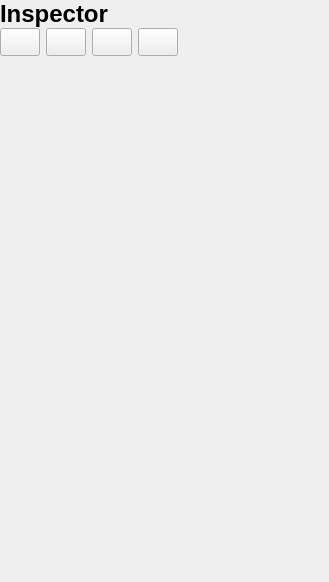
<?xml version="1.0" encoding="UTF-8"?>
<ui version="4.0">
 <class>FileSystemViewer</class>
 <widget class="QWidget" name="FileSystemViewer">
  <property name="geometry">
   <rect>
    <x>0</x>
    <y>0</y>
    <width>329</width>
    <height>582</height>
   </rect>
  </property>
  <property name="windowTitle">
   <string>Data Preparation Widget</string>
  </property>
  <layout class="QGridLayout" name="gridLayout">
   <property name="leftMargin">
    <number>0</number>
   </property>
   <property name="topMargin">
    <number>0</number>
   </property>
   <property name="rightMargin">
    <number>0</number>
   </property>
   <property name="bottomMargin">
    <number>0</number>
   </property>
   <property name="spacing">
    <number>0</number>
   </property>
   <item row="3" column="1">
    <widget class="QFrame" name="frame">
     <property name="sizePolicy">
      <sizepolicy hsizetype="Fixed" vsizetype="Preferred">
       <horstretch>0</horstretch>
       <verstretch>0</verstretch>
      </sizepolicy>
     </property>
     <layout class="QHBoxLayout" name="horizontalLayout">
      <property name="leftMargin">
       <number>0</number>
      </property>
      <property name="topMargin">
       <number>0</number>
      </property>
      <property name="rightMargin">
       <number>0</number>
      </property>
      <property name="bottomMargin">
       <number>0</number>
      </property>
      <item>
       <widget class="QPushButton" name="btn_expand_all">
        <property name="sizePolicy">
         <sizepolicy hsizetype="Fixed" vsizetype="Fixed">
          <horstretch>0</horstretch>
          <verstretch>0</verstretch>
         </sizepolicy>
        </property>
        <property name="minimumSize">
         <size>
          <width>28</width>
          <height>28</height>
         </size>
        </property>
        <property name="cursor">
         <cursorShape>PointingHandCursor</cursorShape>
        </property>
        <property name="toolTip">
         <string>Expand</string>
        </property>
        <property name="text">
         <string/>
        </property>
        <property name="icon">
         <iconset resource="../resources/resources.qrc">
          <normaloff>:/collection 1/16x16/icon_2_16x16_429.png</normaloff>:/collection 1/16x16/icon_2_16x16_429.png</iconset>
        </property>
       </widget>
      </item>
      <item>
       <widget class="QPushButton" name="btn_collapse_all">
        <property name="sizePolicy">
         <sizepolicy hsizetype="Fixed" vsizetype="Fixed">
          <horstretch>0</horstretch>
          <verstretch>0</verstretch>
         </sizepolicy>
        </property>
        <property name="minimumSize">
         <size>
          <width>28</width>
          <height>28</height>
         </size>
        </property>
        <property name="cursor">
         <cursorShape>PointingHandCursor</cursorShape>
        </property>
        <property name="toolTip">
         <string>Collapse</string>
        </property>
        <property name="text">
         <string/>
        </property>
        <property name="icon">
         <iconset resource="../resources/resources.qrc">
          <normaloff>:/collection 1/16x16/icon_2_16x16_428.png</normaloff>:/collection 1/16x16/icon_2_16x16_428.png</iconset>
        </property>
       </widget>
      </item>
      <item>
       <widget class="QPushButton" name="btn_level_up">
        <property name="sizePolicy">
         <sizepolicy hsizetype="Fixed" vsizetype="Fixed">
          <horstretch>0</horstretch>
          <verstretch>0</verstretch>
         </sizepolicy>
        </property>
        <property name="minimumSize">
         <size>
          <width>28</width>
          <height>28</height>
         </size>
        </property>
        <property name="cursor">
         <cursorShape>PointingHandCursor</cursorShape>
        </property>
        <property name="toolTip">
         <string>Level Up</string>
        </property>
        <property name="text">
         <string/>
        </property>
        <property name="icon">
         <iconset resource="../resources/resources.qrc">
          <normaloff>:/collection 1/16x16/icon_2_16x16_241.png</normaloff>:/collection 1/16x16/icon_2_16x16_241.png</iconset>
        </property>
       </widget>
      </item>
      <item>
       <widget class="QPushButton" name="btn_select_path">
        <property name="sizePolicy">
         <sizepolicy hsizetype="Fixed" vsizetype="Fixed">
          <horstretch>0</horstretch>
          <verstretch>0</verstretch>
         </sizepolicy>
        </property>
        <property name="minimumSize">
         <size>
          <width>28</width>
          <height>28</height>
         </size>
        </property>
        <property name="maximumSize">
         <size>
          <width>16777215</width>
          <height>16777215</height>
         </size>
        </property>
        <property name="sizeIncrement">
         <size>
          <width>0</width>
          <height>1</height>
         </size>
        </property>
        <property name="cursor">
         <cursorShape>PointingHandCursor</cursorShape>
        </property>
        <property name="toolTip">
         <string>Select folder</string>
        </property>
        <property name="text">
         <string/>
        </property>
        <property name="icon">
         <iconset resource="../resources/resources.qrc">
          <normaloff>:/collection 1/16x16/icon_1_16x16_76.png</normaloff>:/collection 1/16x16/icon_1_16x16_76.png</iconset>
        </property>
       </widget>
      </item>
     </layout>
    </widget>
   </item>
   <item row="0" column="1">
    <widget class="QLabel" name="lbl_title">
     <property name="text">
      <string>&lt;h1&gt;Inspector&lt;/h1&gt;</string>
     </property>
    </widget>
   </item>
   <item row="4" column="1">
    <widget class="QTreeView" name="tree_view">
     <property name="styleSheet">
      <string notr="true">background-color: transparent;</string>
     </property>
    </widget>
   </item>
  </layout>
  <action name="actionInspector">
   <property name="icon">
    <iconset>
     <normaloff>:/icons/cil-magnifying-glass.png</normaloff>:/icons/cil-magnifying-glass.png</iconset>
   </property>
   <property name="text">
    <string>Inspector</string>
   </property>
  </action>
 </widget>
 <resources>
  <include location="../resources/resources.qrc"/>
 </resources>
 <connections>
  <connection>
   <sender>tree_view</sender>
   <signal>customContextMenuRequested(QPoint)</signal>
   <receiver>actionInspector</receiver>
   <slot>trigger()</slot>
   <hints>
    <hint type="sourcelabel">
     <x>579</x>
     <y>306</y>
    </hint>
    <hint type="destinationlabel">
     <x>-1</x>
     <y>-1</y>
    </hint>
   </hints>
  </connection>
 </connections>
</ui>
